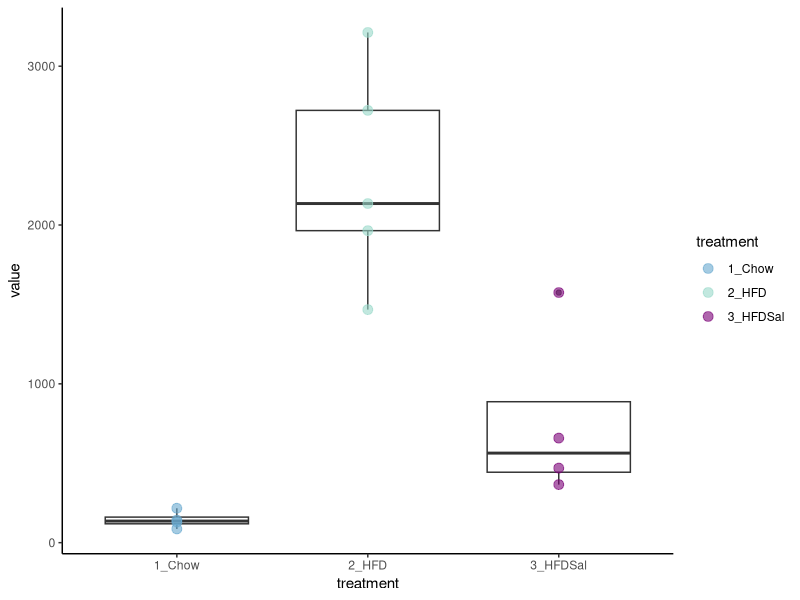
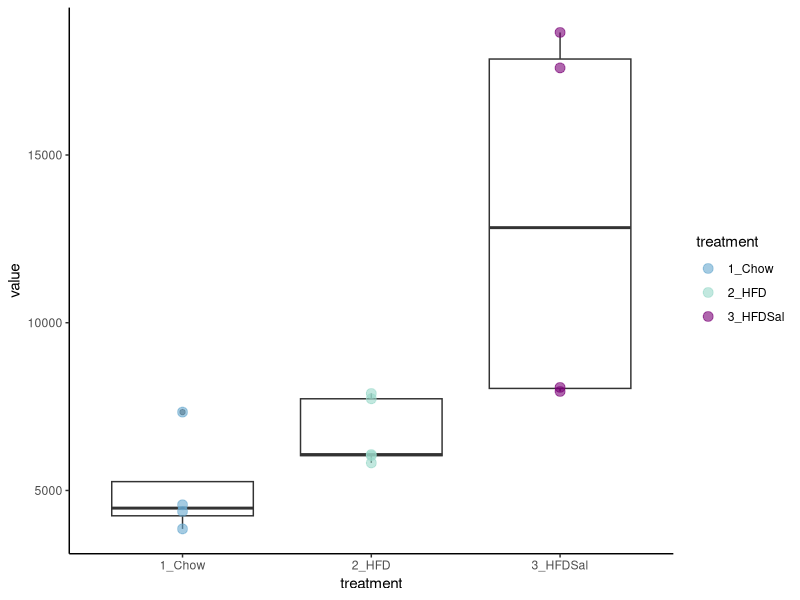
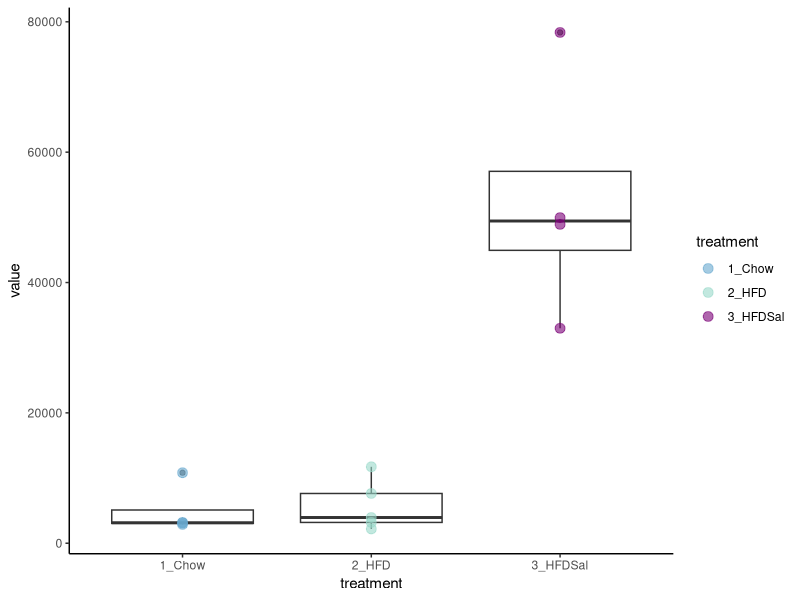
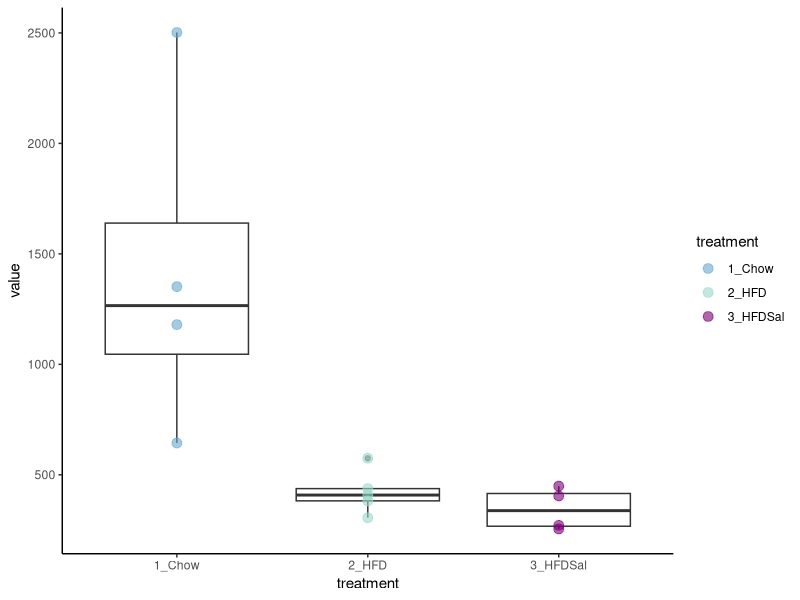
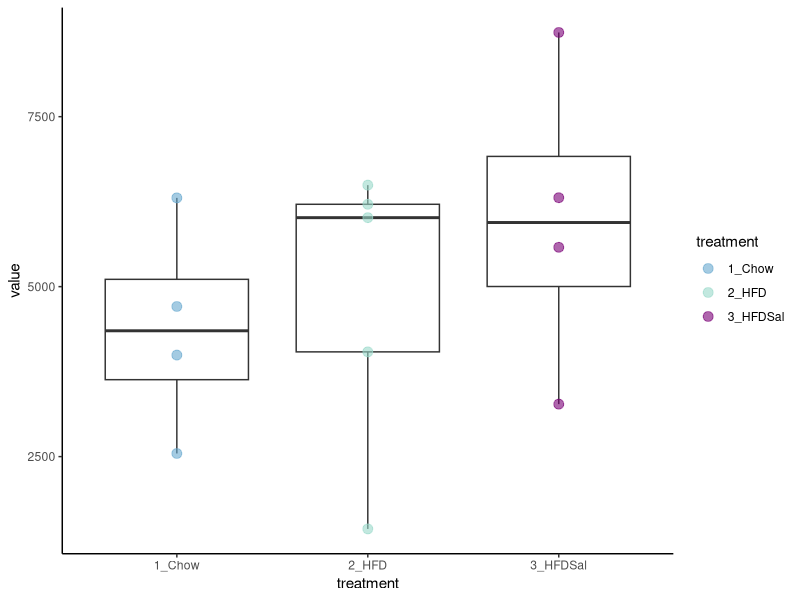
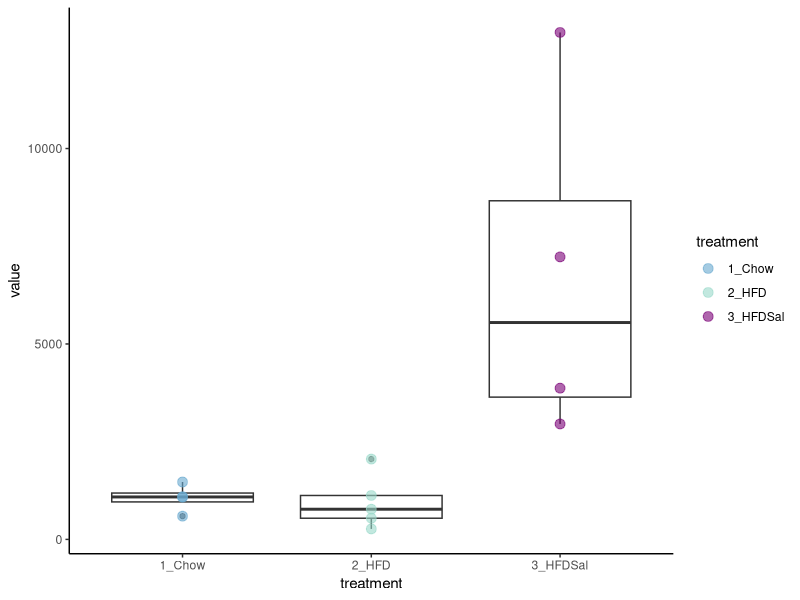
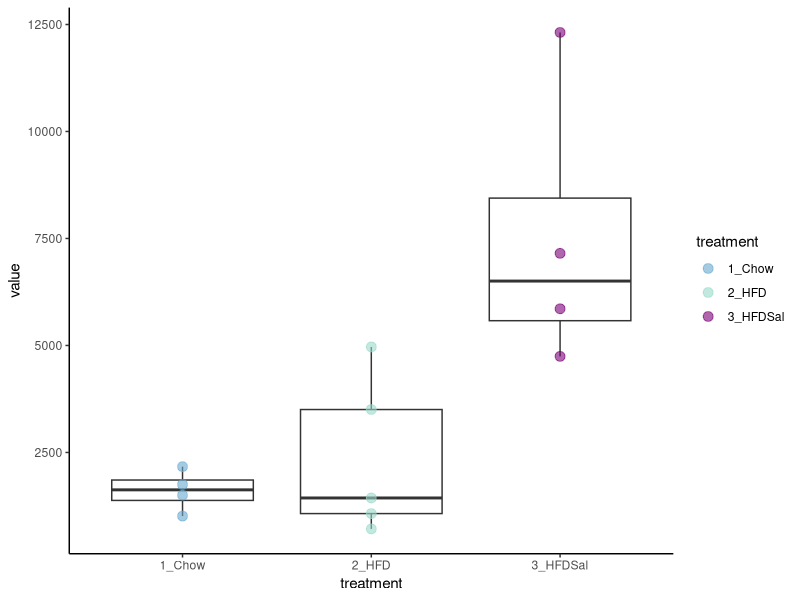
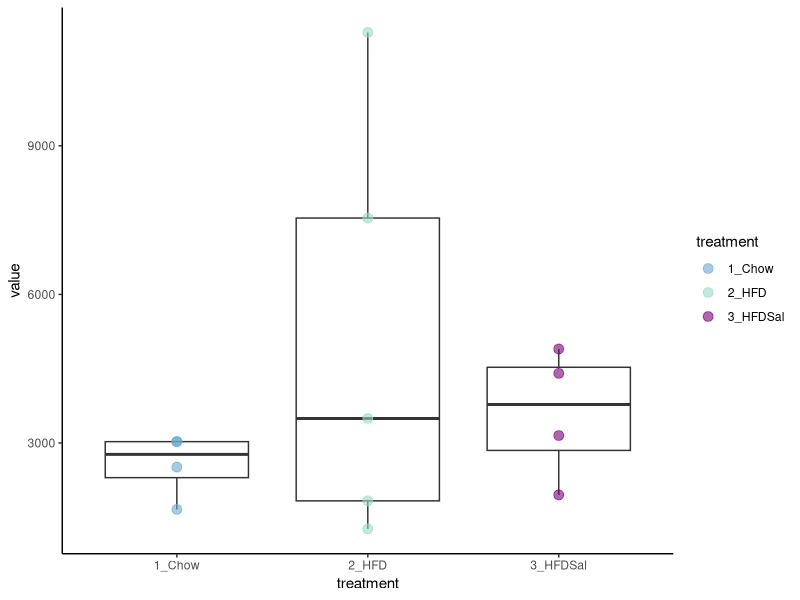

Reproduce these figures in R, in order.
#Libraries
library(ggplot2)
library(readxl)
library(dplyr)
library(vegan)
library(stats)

setwd("path")


#Metabolite boxplots
data3 = read_excel("Supplemental_figure3_data.xlsx", sheet="boxplot", col_names = TRUE)
colnames(data3) <- c ( "Condition",	"Feature",	"Metabolite",	"Kegg",	"treatment",	"sample",	"value")

#Boxplots
#Carnitine
car= data3 %>%
  filter(Metabolite=="Carnitine")

ggplot(car)+
  geom_boxplot(aes(x=treatment,y=value),alpha=0.6,fill="NA")+
  geom_point(aes(x=treatment,y=value,color=treatment),size=3, alpha=0.6)+
  scale_color_manual(values=c('#67a9cf',"#99d8c9","#7a0177"))+
  theme_classic()

#STATS
anova <- aov(value~ treatment, car)
summary(anova)
TukeyHSD(anova)

#Lactate
lactate= data3 %>%
  filter(Metabolite=="Lactic acid")

ggplot(lactate)+
  geom_boxplot(aes(x=treatment,y=value),alpha=0.6,fill="NA")+
  geom_point(aes(x=treatment,y=value,color=treatment),size=3, alpha=0.6)+
  scale_color_manual(values=c('#67a9cf',"#99d8c9","#7a0177"))+
  theme_classic()
#STATS
anova <- aov(value~ treatment, lactate)
summary(anova)
TukeyHSD(anova)

#Succinate
suc= data3 %>%
  filter(Metabolite=="Succinic acid")

ggplot(suc)+
  geom_boxplot(aes(x=treatment,y=value),alpha=0.6,fill="NA")+
  geom_point(aes(x=treatment,y=value,color=treatment),size=3, alpha=0.6)+
  scale_color_manual(values=c('#67a9cf',"#99d8c9","#7a0177"))+
  theme_classic()

#STATS
anova <- aov(value~ treatment, suc)
summary(anova)
TukeyHSD(anova)

#Xylose
xyl= data3 %>%
  filter(Metabolite=="Xylose")

ggplot(xyl)+
  geom_boxplot(aes(x=treatment,y=value),alpha=0.6,fill="NA")+
  geom_point(aes(x=treatment,y=value,color=treatment),size=3, alpha=0.6)+
  scale_color_manual(values=c('#67a9cf',"#99d8c9","#7a0177"))+
  theme_classic()
#STATS
anova <- aov(value~ treatment, xyl)
summary(anova)
TukeyHSD(anova)

#Citrate
cit= data3 %>%
  filter(Metabolite=="Citric acid")

ggplot(cit)+
  geom_boxplot(aes(x=treatment,y=value),alpha=0.6,fill="NA")+
  geom_point(aes(x=treatment,y=value,color=treatment),size=3, alpha=0.6)+
  scale_color_manual(values=c('#67a9cf',"#99d8c9","#7a0177"))+
  theme_classic()
#STATS
anova <- aov(value~ treatment, cit)
summary(anova)
TukeyHSD(anova)

#Malate
mal= data3 %>%
  filter(Metabolite=="Malic acid")

ggplot(mal)+
  geom_boxplot(aes(x=treatment,y=value),alpha=0.6,fill="NA")+
  geom_point(aes(x=treatment,y=value,color=treatment),size=3, alpha=0.6)+
  scale_color_manual(values=c('#67a9cf',"#99d8c9","#7a0177"))+
  theme_classic()
#STATS
anova <- aov(value~ treatment, mal)
summary(anova)
TukeyHSD(anova)

#Fumarate
fum= data3 %>%
  filter(Metabolite=="Fumaric acid")

ggplot(fum)+
  geom_boxplot(aes(x=treatment,y=value),alpha=0.6,fill="NA")+
  geom_point(aes(x=treatment,y=value,color=treatment),size=3, alpha=0.6)+
  scale_color_manual(values=c('#67a9cf',"#99d8c9","#7a0177"))+
  theme_classic()
#STATS
anova <- aov(value~ treatment, fum)
summary(anova)
TukeyHSD(anova)

#Aspartate
asp= data3 %>%
  filter(Metabolite=="Aspartic acid")

ggplot(asp)+
  geom_boxplot(aes(x=treatment,y=value),alpha=0.6,fill="NA")+
  geom_point(aes(x=treatment,y=value,color=treatment),size=3, alpha=0.6)+
  scale_color_manual(values=c('#67a9cf',"#99d8c9","#7a0177"))+
  theme_classic()
#STATS
anova <- aov(value~ treatment, asp)
summary(anova)
TukeyHSD(anova)

#SCFA boxplots
data2 = read_excel("Supplemental_figure3_data.xlsx", sheet="SCFA", col_names = TRUE)
colnames(data2) <- c ( "SCFA",	"treatment",	"sample",	"value_umol_mg")

#Boxplots
#Acetate
ace= data2 %>%
  filter(SCFA=="acetate")

ggplot(ace)+
  geom_boxplot(aes(x=treatment,y=value_umol_mg),alpha=0.6,fill="NA")+
  geom_point(aes(x=treatment,y=value_umol_mg,color=treatment),size=3, alpha=0.6)+
  scale_color_manual(values=c('#67a9cf',"#99d8c9","#7a0177"))+
  theme_classic()+ 
  coord_cartesian(ylim = c(0, 1.25))
#STATS
anova <- aov(value_umol_mg~ treatment, ace)
summary(anova)
TukeyHSD(anova)

#Propionate
pro= data2 %>%
  filter(SCFA=="propionate")

ggplot(pro)+
  geom_boxplot(aes(x=treatment,y=value_umol_mg),alpha=0.6,fill="NA")+
  geom_point(aes(x=treatment,y=value_umol_mg,color=treatment),size=3, alpha=0.6)+
  scale_color_manual(values=c('#67a9cf',"#99d8c9","#7a0177"))+
  theme_classic()+ 
  coord_cartesian(ylim = c(0, 1.25))
#STATS
anova <- aov(value_umol_mg~ treatment, pro)
summary(anova)
TukeyHSD(anova)

#Butyrate
but= data2 %>%
  filter(SCFA=="butyrate")

ggplot(but)+
  geom_boxplot(aes(x=treatment,y=value_umol_mg),alpha=0.6,fill="NA")+
  geom_point(aes(x=treatment,y=value_umol_mg,color=treatment),size=3, alpha=0.6)+
  scale_color_manual(values=c('#67a9cf',"#99d8c9","#7a0177"))+
  theme_classic()+ 
  coord_cartesian(ylim = c(0, 1.25))

#STATS
anova <- aov(value_umol_mg~ treatment, but)
summary(anova)
TukeyHSD(anova)
